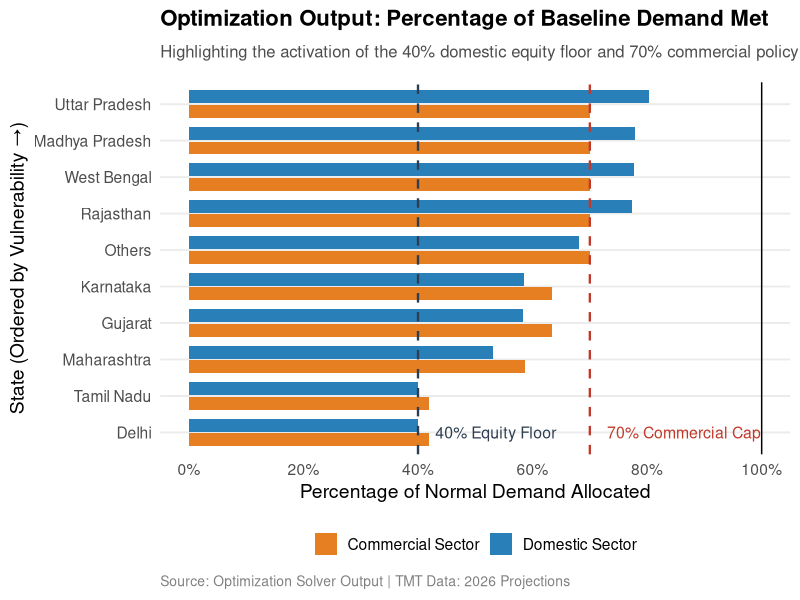
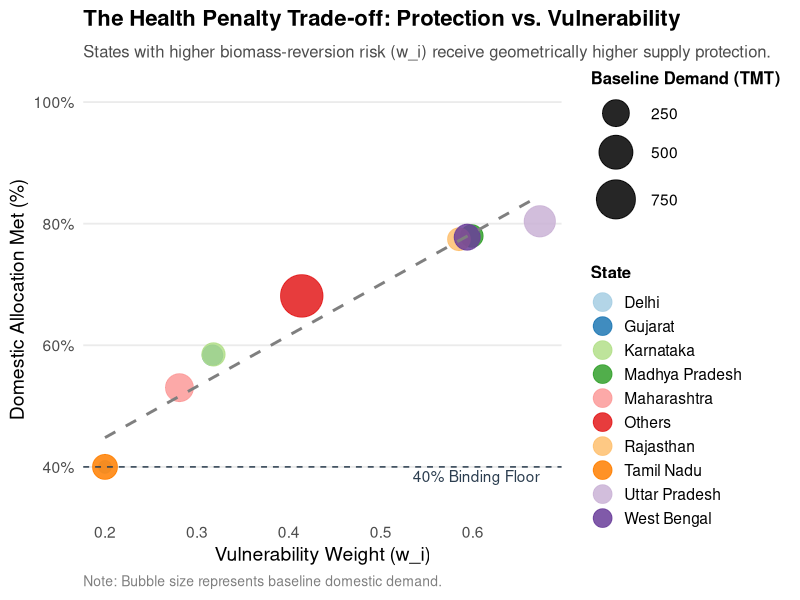
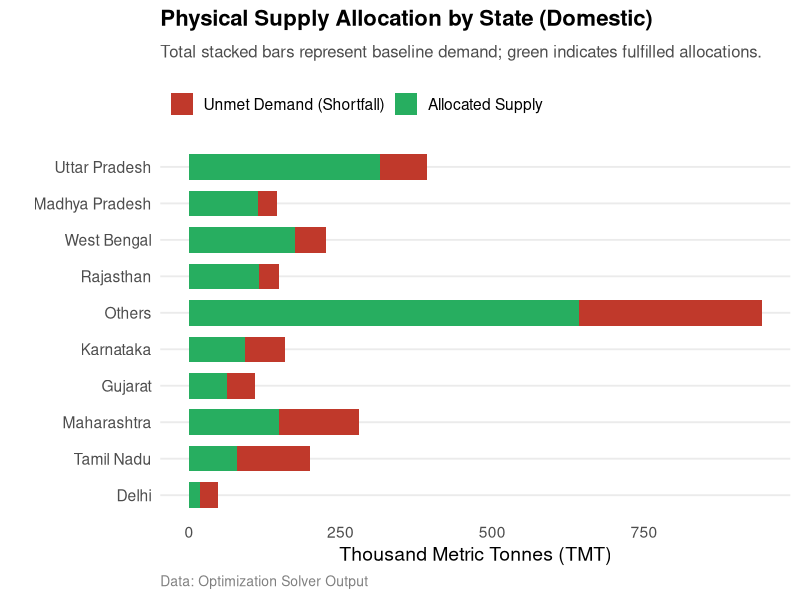
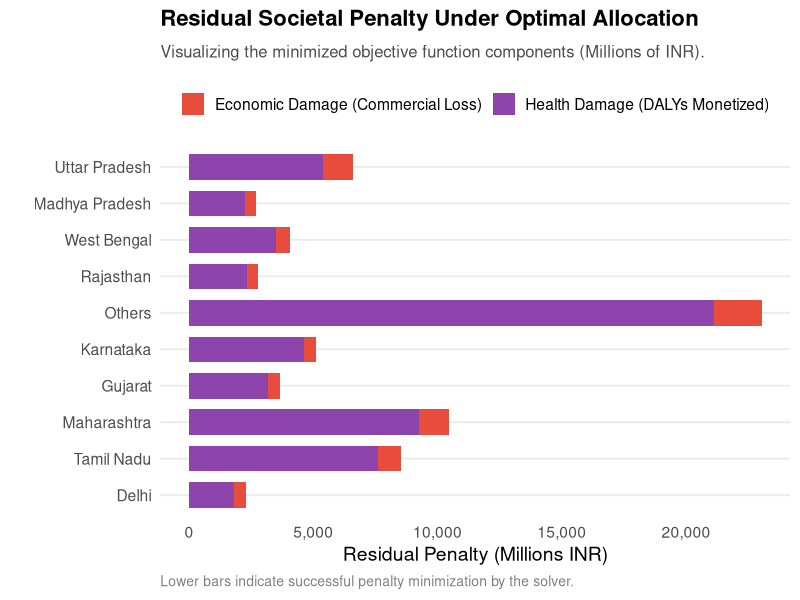
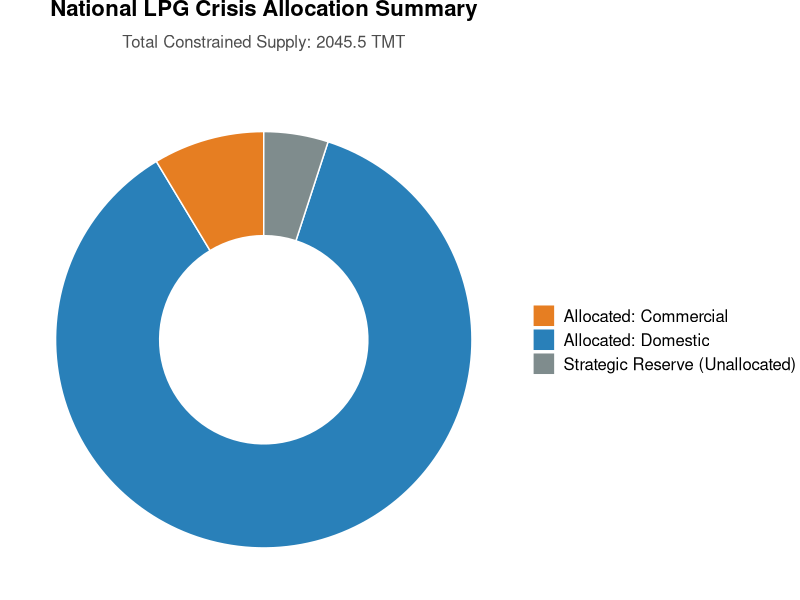

These charts were generated, in order, by the following R code:
# Set your working directory
setwd("/home/diazonium1109/Downloads/Assignments/Semester - II/Optimization and Numerical Methods/Project")

# Load necessary packages
library(dplyr)
library(quadprog)

# ---------------------------------------------------------
# 1. Load Baseline Demand Data
# ---------------------------------------------------------
baseline_demand <- read.csv("baseline_demands_calculated.csv")

# ---------------------------------------------------------
# 2. Define Global Constraints, Reserves, and Penalties
# ---------------------------------------------------------
S <- 2045.5                 # Total constrained national supply in TMT
rho <- 0.05                 # 5% Reserve policy
R_min <- rho * S            # Reserve parameter (102.275 TMT)
S_usable <- S - R_min       # Effectively allocable supply (1943.225 TMT)

c_h <- 532                  # Health penalty weight
c_e <- 604                  # Economic penalty weight

# ---------------------------------------------------------
# 3. Parameter Synthesis
# ---------------------------------------------------------
# NFHS-5 "Households using clean fuel for cooking (%)"
clean_fuel_pct <- c(97.4, 68.3, 68.2, 40.1, 71.9, 58.6, 41.5, 84.8, 32.7, 40.6)

baseline_demand <- baseline_demand %>%
  mutate(
    C_i = clean_fuel_pct,
    # NEW: Vulnerability Floor applied using pmax()
    w_i = pmax(0.20, (100 - C_i) / 100)
  )

min_survival_kg <- 10      
conversion_to_TMT <- 1e-6  

# Highly vulnerable household demographics
vulnerable_households <- c(150000, 2200000, 800000, 1800000, 1450000, 15000000, 1600000, 1950000, 750000, 1700000)

# Chance-Constrained Programming (95% guarantee - Log-Normal Distribution)
cv <- 0.15

baseline_demand <- baseline_demand %>%
  mutate(
    vulnerable_households = vulnerable_households,
    mu_i = (vulnerable_households * min_survival_kg) * conversion_to_TMT,
    # Convert standard mean/variance to Log-Normal parameters
    sigma_sq_log = log(1 + cv^2),
    mu_log = log(mu_i) - 0.5 * sigma_sq_log,
    # Extract the 95th percentile from the Log-Normal curve
    theta_i = qlnorm(0.95, meanlog = mu_log, sdlog = sqrt(sigma_sq_log))
  ) %>%
  select(-sigma_sq_log, -mu_log) # Clean up temporary columns

# ---------------------------------------------------------
# 4. Pure Matrix Formulation for quadprog 
# ---------------------------------------------------------
D_id <- baseline_demand$D_id
D_ic <- baseline_demand$D_ic
w_i  <- baseline_demand$w_i
theta_i <- baseline_demand$theta_i
n <- nrow(baseline_demand)

# Dmat and dvec (Proportional Normalization applied)
diag_elements <- c( (2 * w_i * c_h) / D_id, (2 * w_i * c_e) / D_ic )
Dmat <- diag(diag_elements)
Dmat <- Dmat + diag(1e-8, 2 * n) 

dvec <- c( rep(2 * c_h, n) * w_i, rep(2 * c_e, n) * w_i )

# Amat and bvec: The Constraints
# Constraint 1: Sum of all allocations == S_usable 
A_sum <- rep(1, 2 * n)
b_sum <- S_usable

# Constraint 2: x_id >= theta_i (Stochastic Survival)
A_theta <- rbind(diag(n), matrix(0, nrow = n, ncol = n))
b_theta <- theta_i

# Constraint 3: x_id <= D_id => -x_id >= -D_id (No Domestic Over-allocation)
A_did <- rbind(-diag(n), matrix(0, nrow = n, ncol = n))
b_did <- -D_id

# Constraint 4: x_ic >= 0.25 * D_ic (25% Commercial Survival Floor)
A_xic_floor <- rbind(matrix(0, nrow = n, ncol = n), diag(n))
b_xic_floor <- 0.25 * D_ic

# Constraint 5: x_id >= 0.40 * D_id (40% Domestic Equity Guarantee)
A_xid_floor <- rbind(diag(n), matrix(0, nrow = n, ncol = n))
b_xid_floor <- 0.40 * D_id

# Constraint 6: x_ic <= 0.70 * D_ic => -x_ic >= -0.70 * D_ic (Commercial Cap)
A_dic <- rbind(matrix(0, nrow = n, ncol = n), -diag(n))
b_dic <- -0.70 * D_ic

# Combine all constraints
Amat <- cbind(A_sum, A_theta, A_did, A_xic_floor, A_xid_floor, A_dic)
bvec <- c(b_sum, b_theta, b_did, b_xic_floor, b_xid_floor, b_dic)

# ---------------------------------------------------------
# 5. Execute Solver & Formatting
# ---------------------------------------------------------
result <- solve.QP(Dmat, dvec, Amat, bvec, meq = 1)

# Extract optimal allocations
optimal_x <- result$solution
baseline_demand <- baseline_demand %>%
  mutate(
    Optimal_x_id = round(optimal_x[1:n], 2),
    Optimal_x_ic = round(optimal_x[(n+1):(2*n)], 2),
    Domestic_Pct_Met = round((Optimal_x_id / D_id) * 100, 2),
    Commercial_Pct_Met = round((Optimal_x_ic / D_ic) * 100, 2)
  )

# Display and Export
write.csv(baseline_demand, "final_allocations_v4_fully_constrained.csv", row.names = FALSE)
print("Optimization successful! Equity Guarantee, Commercial Floors, and Vulnerability Floors Applied.")
print(baseline_demand %>% select(State, Optimal_x_id, Domestic_Pct_Met, Optimal_x_ic, Commercial_Pct_Met))


# =========================================================================
# 6. VISUALIZATION AND PLOTTING FOR REPORT
# =========================================================================
# Load visualization libraries
library(ggplot2)
library(tidyr)
library(ggrepel)

# Set a consistent, clean academic theme for all plots
report_theme <- theme_minimal(base_size = 14) +
  theme(
    plot.title = element_text(face = "bold", size = 16, margin = margin(b = 10)),
    plot.subtitle = element_text(size = 12, color = "gray30", margin = margin(b = 15)),
    plot.caption = element_text(size = 10, color = "gray50", hjust = 0),
    legend.position = "bottom",
    legend.title = element_blank(),
    panel.grid.major.x = element_blank(),
    panel.grid.minor = element_blank()
  )

# ---------------------------------------------------------
# Plot 1: Percentage of Demand Met by Sector (The Policy Impact)
# ---------------------------------------------------------
# This plot visualizes the 40% floor, 70% cap, and how pain is distributed.

# Reshape data for grouped bar chart
plot_data_pct <- baseline_demand %>%
  select(State, w_i, Domestic_Pct_Met, Commercial_Pct_Met) %>%
  pivot_longer(cols = c(Domestic_Pct_Met, Commercial_Pct_Met), 
               names_to = "Sector", 
               values_to = "Pct_Met") %>%
  mutate(
    Sector = ifelse(Sector == "Domestic_Pct_Met", "Domestic Sector", "Commercial Sector"),
    # Reorder states by vulnerability weight (Descending)
    State = reorder(State, w_i) 
  )

p1 <- ggplot(plot_data_pct, aes(x = State, y = Pct_Met, fill = Sector)) +
  geom_bar(stat = "identity", position = position_dodge(width = 0.8), width = 0.7) +
  # Add constraint reference lines
  geom_hline(yintercept = 40, linetype = "dashed", color = "#2c3e50", size = 0.8) +
  geom_hline(yintercept = 70, linetype = "dashed", color = "#c0392b", size = 0.8) +
  geom_hline(yintercept = 100, linetype = "solid", color = "black", size = 0.5) +
  
  # Annotations for the constraint lines
  annotate("text", x = 1, y = 43, label = "40% Equity Floor", color = "#2c3e50", size = 4, hjust = 0) +
  annotate("text", x = 1, y = 73, label = "70% Commercial Cap", color = "#c0392b", size = 4, hjust = 0) +
  
  coord_flip() + # Flip coordinates for readable state names
  scale_fill_manual(values = c("Domestic Sector" = "#2980b9", "Commercial Sector" = "#e67e22")) +
  scale_y_continuous(labels = function(x) paste0(x, "%"), breaks = seq(0, 100, 20)) +
  labs(
    title = "Optimization Output: Percentage of Baseline Demand Met",
    subtitle = "Highlighting the activation of the 40% domestic equity floor and 70% commercial policy cap.",
    x = "State (Ordered by Vulnerability \u2192)",
    y = "Percentage of Normal Demand Allocated",
    caption = "Source: Optimization Solver Output | TMT Data: 2026 Projections"
  ) +
  report_theme

# Save Plot 1
ggsave("plot1_allocation_percentages.png", plot = p1, width = 10, height = 7, dpi = 300)

# ---------------------------------------------------------
# Plot 2: The Vulnerability Trade-off (Scatter Plot) - LEGEND VERSION
# ---------------------------------------------------------

p2 <- ggplot(baseline_demand, aes(x = w_i, y = Domestic_Pct_Met)) +
  # Map color to State and size to Demand
  geom_point(aes(size = D_id, color = State), alpha = 0.85) +
  
  # Trend line
  geom_smooth(method = "lm", se = FALSE, color = "gray50", linetype = "dashed") +
  
  # 40% Floor Line
  geom_hline(yintercept = 40, linetype = "dashed", color = "#2c3e50") +
  annotate("text", x = max(baseline_demand$w_i), y = 38.5, label = "40% Binding Floor", color = "#2c3e50", hjust = 1) +
  
  scale_x_continuous(breaks = seq(0, 1, 0.1)) +
  scale_y_continuous(labels = function(x) paste0(x, "%"), limits = c(35, 100)) +
  scale_size_continuous(name = "Baseline Demand (TMT)", range = c(4, 14)) +
  
  # Use a clear, distinct color palette for the 10 states
  scale_color_brewer(palette = "Paired") + 
  
  labs(
    title = "The Health Penalty Trade-off: Protection vs. Vulnerability",
    subtitle = "States with higher biomass-reversion risk (w_i) receive geometrically higher supply protection.",
    x = "Vulnerability Weight (w_i)",
    y = "Domestic Allocation Met (%)",
    caption = "Note: Bubble size represents baseline domestic demand."
  ) +
  report_theme +
  theme(
    legend.position = "right",
    legend.box = "vertical",
    # Bring the legend title back just for this plot so it's clear
    legend.title = element_text(face = "bold", size = 12) 
  ) +
  # Force the legend dots to be large enough to see the colors clearly
  guides(color = guide_legend(override.aes = list(size = 6)))

# Save Plot 2
ggsave("plot2_vulnerability_scatter_legend.png", plot = p2, width = 10, height = 7, dpi = 300)

# ---------------------------------------------------------
# Plot 3: Absolute Shortage (Macro Visualization)
# ---------------------------------------------------------
# Shows the raw physical numbers (TMT) to give the reader a sense of scale.

plot_data_abs <- baseline_demand %>%
  select(State, w_i, D_id, Optimal_x_id) %>%
  mutate(Shortfall = D_id - Optimal_x_id) %>%
  select(State, w_i, Optimal_x_id, Shortfall) %>%
  pivot_longer(cols = c(Optimal_x_id, Shortfall), 
               names_to = "Status", 
               values_to = "TMT") %>%
  mutate(
    Status = factor(Status, levels = c("Shortfall", "Optimal_x_id"), 
                    labels = c("Unmet Demand (Shortfall)", "Allocated Supply")),
    State = reorder(State, w_i)
  )

p3 <- ggplot(plot_data_abs, aes(x = State, y = TMT, fill = Status)) +
  geom_bar(stat = "identity", width = 0.7) +
  coord_flip() +
  scale_fill_manual(values = c("Allocated Supply" = "#27ae60", "Unmet Demand (Shortfall)" = "#c0392b")) +
  labs(
    title = "Physical Supply Allocation by State (Domestic)",
    subtitle = "Total stacked bars represent baseline demand; green indicates fulfilled allocations.",
    x = "",
    y = "Thousand Metric Tonnes (TMT)",
    caption = "Data: Optimization Solver Output"
  ) +
  report_theme +
  theme(legend.position = "top", legend.justification = "left")

# Save Plot 3
ggsave("plot3_absolute_shortage.png", plot = p3, width = 10, height = 7, dpi = 300)

print("Plots successfully generated and saved to your working directory!")



# ---------------------------------------------------------
# Plot 4: Residual Societal Penalty by State (Objective Function Vis)
# ---------------------------------------------------------
# Calculates the actual numerical penalty value left over after optimization
plot_data_penalty <- baseline_demand %>%
  mutate(
    # Applying the exact objective function formula
    Health_Penalty = w_i * c_h * ((D_id - Optimal_x_id)^2) / D_id,
    Economic_Penalty = w_i * c_e * ((D_ic - Optimal_x_ic)^2) / D_ic
  ) %>%
  select(State, w_i, Health_Penalty, Economic_Penalty) %>%
  pivot_longer(cols = c(Health_Penalty, Economic_Penalty), 
               names_to = "Penalty_Type", 
               values_to = "Penalty_Value") %>%
  mutate(
    Penalty_Type = ifelse(Penalty_Type == "Health_Penalty", "Health Damage (DALYs Monetized)", "Economic Damage (Commercial Loss)"),
    State = reorder(State, w_i) # Keep ordered by vulnerability
  )

p4 <- ggplot(plot_data_penalty, aes(x = State, y = Penalty_Value, fill = Penalty_Type)) +
  geom_bar(stat = "identity", width = 0.7) +
  coord_flip() +
  scale_fill_manual(values = c("Economic Damage (Commercial Loss)" = "#e74c3c", "Health Damage (DALYs Monetized)" = "#8e44ad")) +
  scale_y_continuous(labels = scales::comma) +
  labs(
    title = "Residual Societal Penalty Under Optimal Allocation",
    subtitle = "Visualizing the minimized objective function components (Millions of INR).",
    x = "",
    y = "Residual Penalty (Millions INR)",
    caption = "Lower bars indicate successful penalty minimization by the solver."
  ) +
  report_theme +
  theme(legend.position = "top", legend.title = element_blank())

# Save Plot 4
ggsave("plot4_residual_penalty.png", plot = p4, width = 10, height = 7, dpi = 300)

# ---------------------------------------------------------
# Plot 5: Macro Resource Distribution (Donut Chart)
# ---------------------------------------------------------
# Shows exactly where the 2045.5 TMT went (Domestic, Commercial, Reserve)

macro_data <- data.frame(
  Category = c("Allocated: Domestic", "Allocated: Commercial", "Strategic Reserve (Unallocated)"),
  Amount = c(sum(baseline_demand$Optimal_x_id), 
             sum(baseline_demand$Optimal_x_ic), 
             102.275) # The 5% reserve you hardcoded
)

# Calculate percentages for the labels
macro_data <- macro_data %>%
  mutate(
    Percentage = Amount / sum(Amount) * 100,
    Label = sprintf("%s\n%.1f TMT (%.1f%%)", Category, Amount, Percentage)
  )

p5 <- ggplot(macro_data, aes(x = 2, y = Amount, fill = Category)) +
  geom_bar(stat = "identity", color = "white", width = 1) +
  coord_polar(theta = "y", start = 0) +
  xlim(0.5, 2.5) + # Creates the donut hole
  scale_fill_manual(values = c("Allocated: Domestic" = "#2980b9", 
                               "Allocated: Commercial" = "#e67e22", 
                               "Strategic Reserve (Unallocated)" = "#7f8c8d")) +
  theme_void() + # Removes gridlines and axes for a clean pie chart
  labs(
    title = "National LPG Crisis Allocation Summary",
    subtitle = paste0("Total Constrained Supply: ", S, " TMT")
  ) +
  theme(
    plot.title = element_text(face = "bold", size = 16, hjust = 0.5, margin = margin(b = 10)),
    plot.subtitle = element_text(size = 12, color = "gray30", hjust = 0.5, margin = margin(b = 20)),
    legend.position = "right",
    legend.title = element_blank(),
    legend.text = element_text(size = 12)
  )

# Save Plot 5
ggsave("plot5_macro_distribution.png", plot = p5, width = 9, height = 6, dpi = 300)

print("Plots 4 and 5 generated successfully!")
